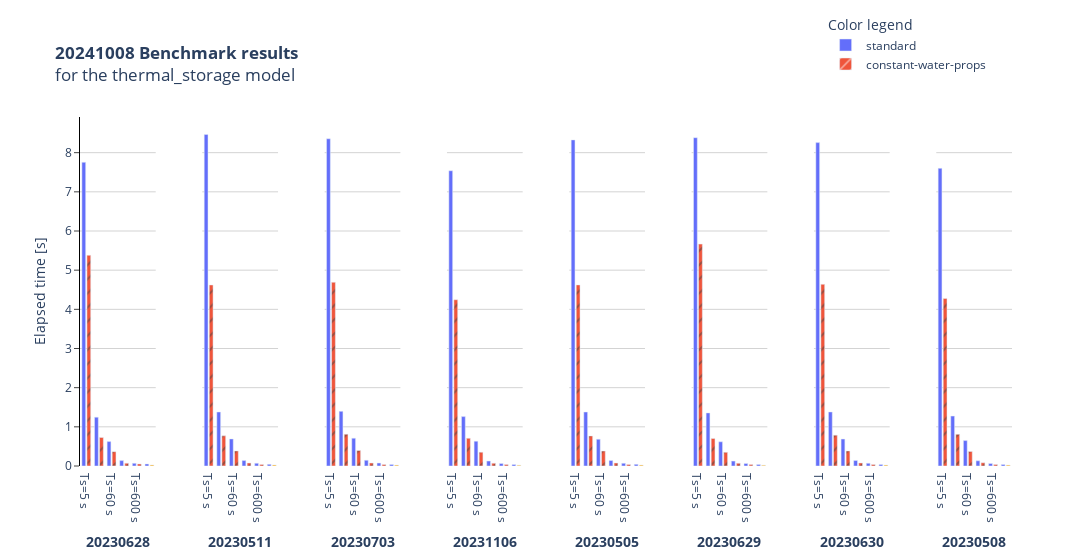
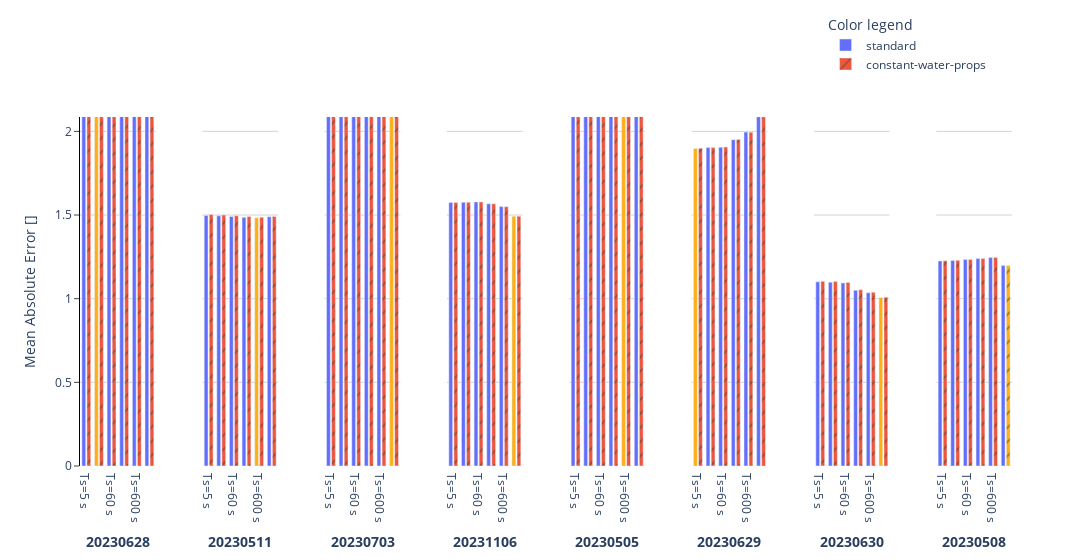
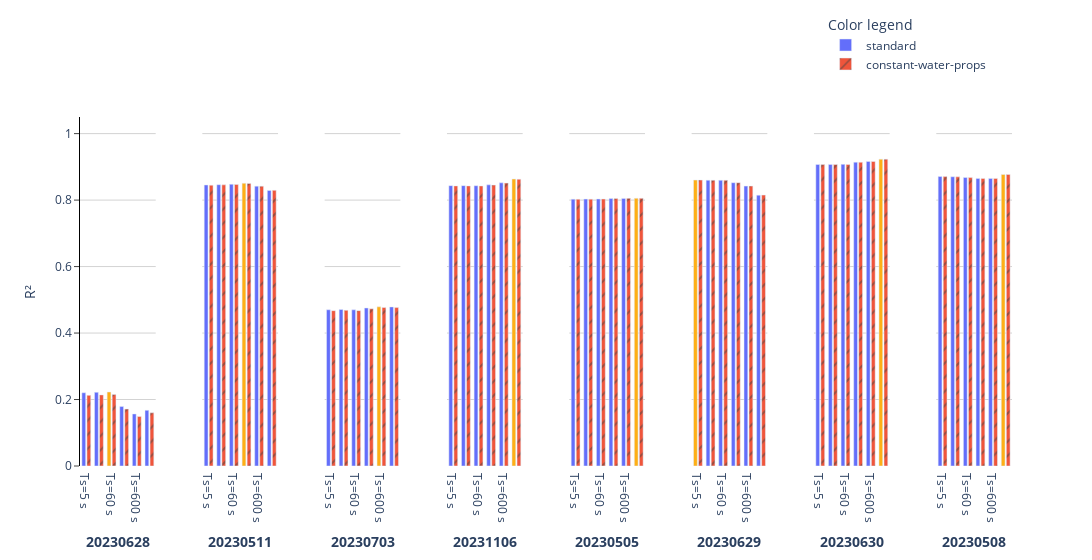

Here is the notebook cell these charts were saved with, in order:
### Code cell
# Load result
stats = import_benchmark_results(results_path=results_path, model_id=model_id, eval_date_str=eval_date_str)

figs = visualize_benchmark(stats, title = f"<b>{eval_date_str} Benchmark results</b><br>for the {model_id} model</br>", output_unit="ºC", y_vars_config=y_vars_config)
[fig.show() for fig in figs]

### Figure 1 — Plotly figure (JSON) as saved in the notebook; plotly's stock layout.template omitted (floating-point values rounded to 4 significant figures)
{"data": [{"alignmentgroup": "True", "hovertemplate": "color=standard<br>facet_col=20231106<br>x=%{x}<br>y=%{y}<extra></extra>", "legendgroup": "standard", "marker": {"color": "#636efa", "pattern": {"shape": ""}}, "name": "standard", "offsetgroup": "standard", "orientation": "v", "showlegend": true, "textposition": "auto", "type": "bar", "width": 0.3, "x": ["Ts=5 s", "Ts=30 s", "Ts=60 s", "Ts=300 s", "Ts=600 s", "Ts=1000 s"], "xaxis": "x", "y": [7.754, 1.247, 0.6232, 0.1374, 0.06722, 0.05245], "yaxis": "y"}, {"alignmentgroup": "True", "hovertemplate": "color=standard<br>facet_col=20230630<br>x=%{x}<br>y=%{y}<extra></extra>", "legendgroup": "standard", "marker": {"color": "#636efa", "pattern": {"shape": ""}}, "name": "standard", "offsetgroup": "standard", "orientation": "v", "showlegend": false, "textposition": "auto", "type": "bar", "width": 0.3, "x": ["Ts=5 s", "Ts=30 s", "Ts=60 s", "Ts=300 s", "Ts=600 s", "Ts=1000 s"], "xaxis": "x2", "y": [8.465, 1.378, 0.6917, 0.1388, 0.07002, 0.04191], "yaxis": "y2"}, {"alignmentgroup": "True", "hovertemplate": "color=standard<br>facet_col=20230703<br>x=%{x}<br>y=%{y}<extra></extra>", "legendgroup": "standard", "marker": {"color": "#636efa", "pattern": {"shape": ""}}, "name": "standard", "offsetgroup": "standard", "orientation": "v", "showlegend": false, "textposition": "auto", "type": "bar", "width": 0.3, "x": ["Ts=5 s", "Ts=30 s", "Ts=60 s", "Ts=300 s", "Ts=600 s", "Ts=1000 s"], "xaxis": "x3", "y": [8.355, 1.395, 0.7098, 0.1464, 0.07523, 0.04088], "yaxis": "y3"}, {"alignmentgroup": "True", "hovertemplate": "color=standard<br>facet_col=20230508<br>x=%{x}<br>y=%{y}<extra></extra>", "legendgroup": "standard", "marker": {"color": "#636efa", "pattern": {"shape": ""}}, "name": "standard", "offsetgroup": "standard", "orientation": "v", "showlegend": false, "textposition": "auto", "type": "bar", "width": 0.3, "x": ["Ts=5 s", "Ts=30 s", "Ts=60 s", "Ts=300 s", "Ts=600 s", "Ts=1000 s"], "xaxis": "x4", "y": [7.539, 1.261, 0.6339, 0.1262, 0.06339, 0.03804], "yaxis": "y4"}, {"alignmentgroup": "True", "hovertemplate": "color=standard<br>facet_col=20230628<br>x=%{x}<br>y=%{y}<extra></extra>", "legendgroup": "standard", "marker": {"color": "#636efa", "pattern": {"shape": ""}}, "name": "standard", "offsetgroup": "standard", "orientation": "v", "showlegend": false, "textposition": "auto", "type": "bar", "width": 0.3, "x": ["Ts=5 s", "Ts=30 s", "Ts=60 s", "Ts=300 s", "Ts=600 s", "Ts=1000 s"], "xaxis": "x5", "y": [8.326, 1.379, 0.6841, 0.1395, 0.06841, 0.04189], "yaxis": "y5"}, {"alignmentgroup": "True", "hovertemplate": "color=standard<br>facet_col=20230511<br>x=%{x}<br>y=%{y}<extra></extra>", "legendgroup": "standard", "marker": {"color": "#636efa", "pattern": {"shape": ""}}, "name": "standard", "offsetgroup": "standard", "orientation": "v", "showlegend": false, "textposition": "auto", "type": "bar", "width": 0.3, "x": ["Ts=5 s", "Ts=30 s", "Ts=60 s", "Ts=300 s", "Ts=600 s", "Ts=1000 s"], "xaxis": "x6", "y": [8.383, 1.356, 0.6181, 0.1252, 0.06294, 0.03693], "yaxis": "y6"}, {"alignmentgroup": "True", "hovertemplate": "color=standard<br>facet_col=20230629<br>x=%{x}<br>y=%{y}<extra></extra>", "legendgroup": "standard", "marker": {"color": "#636efa", "pattern": {"shape": ""}}, "name": "standard", "offsetgroup": "standard", "orientation": "v", "showlegend": false, "textposition": "auto", "type": "bar", "width": 0.3, "x": ["Ts=5 s", "Ts=30 s", "Ts=60 s", "Ts=300 s", "Ts=600 s", "Ts=1000 s"], "xaxis": "x7", "y": [8.257, 1.38, 0.6875, 0.1389, 0.06942, 0.04081], "yaxis": "y7"}, {"alignmentgroup": "True", "hovertemplate": "color=standard<br>facet_col=20230505<br>x=%{x}<br>y=%{y}<extra></extra>", "legendgroup": "standard", "marker": {"color": "#636efa", "pattern": {"shape": ""}}, "name": "standard", "offsetgroup": "standard", "orientation": "v", "showlegend": false, "textposition": "auto", "type": "bar", "width": 0.3, "x": ["Ts=5 s", "Ts=30 s", "Ts=60 s", "Ts=300 s", "Ts=600 s", "Ts=1000 s"], "xaxis": "x8", "y": [7.6, 1.275, 0.649, 0.1327, 0.06419, 0.03791], "yaxis": "y8"}, {"alignmentgroup": "True", "hovertemplate": "color=constant-water-props<br>facet_col=20231106<br>x=%{x}<br>y=%{y}<extra></extra>", "legendgroup": "constant-water-props", "marker": {"color": ["#EF553B", "#EF553B", "#EF553B", "#EF553B", "#EF553B", "#FEAF16"], "pattern": {"shape": "/"}}, "name": "constant-water-props", "offsetgroup": "constant-water-props", "orientation": "v", "showlegend": true, "textposition": "auto", "type": "bar", "width": 0.3, "x": ["Ts=5 s", "Ts=30 s", "Ts=60 s", "Ts=300 s", "Ts=600 s", "Ts=1000 s"], "xaxis": "x", "y": [5.38, 0.7277, 0.3667, 0.07264, 0.05355, 0.02801], "yaxis": "y"}, {"alignmentgroup": "True", "hovertemplate": "color=constant-water-props<br>facet_col=20230630<br>x=%{x}<br>y=%{y}<extra></extra>", "legendgroup": "constant-water-props", "marker": {"color": ["#EF553B", "#EF553B", "#EF553B", "#EF553B", "#EF553B", "#FEAF16"], "pattern": {"shape": "/"}}, "name": "constant-water-props", "offsetgroup": "constant-water-props", "orientation": "v", "showlegend": false, "textposition": "auto", "type": "bar", "width": 0.3, "x": ["Ts=5 s", "Ts=30 s", "Ts=60 s", "Ts=300 s", "Ts=600 s", "Ts=1000 s"], "xaxis": "x2", "y": [4.622, 0.7704, 0.3846, 0.07807, 0.04024, 0.02834], "yaxis": "y2"}, {"alignmentgroup": "True", "hovertemplate": "color=constant-water-props<br>facet_col=20230703<br>x=%{x}<br>y=%{y}<extra></extra>", "legendgroup": "constant-water-props", "marker": {"color": ["#EF553B", "#EF553B", "#EF553B", "#EF553B", "#EF553B", "#FEAF16"], "pattern": {"shape": "/"}}, "name": "constant-water-props", "offsetgroup": "constant-water-props", "orientation": "v", "showlegend": false, "textposition": "auto", "type": "bar", "width": 0.3, "x": ["Ts=5 s", "Ts=30 s", "Ts=60 s", "Ts=300 s", "Ts=600 s", "Ts=1000 s"], "xaxis": "x3", "y": [4.691, 0.8123, 0.395, 0.07812, 0.03932, 0.02361], "yaxis": "y3"}, {"alignmentgroup": "True", "hovertemplate": "color=constant-water-props<br>facet_col=20230508<br>x=%{x}<br>y=%{y}<extra></extra>", "legendgroup": "constant-water-props", "marker": {"color": ["#EF553B", "#EF553B", "#EF553B", "#EF553B", "#EF553B", "#FEAF16"], "pattern": {"shape": "/"}}, "name": "constant-water-props", "offsetgroup": "constant-water-props", "orientation": "v", "showlegend": false, "textposition": "auto", "type": "bar", "width": 0.3, "x": ["Ts=5 s", "Ts=30 s", "Ts=60 s", "Ts=300 s", "Ts=600 s", "Ts=1000 s"], "xaxis": "x4", "y": [4.245, 0.708, 0.3528, 0.07184, 0.03585, 0.02198], "yaxis": "y4"}, {"alignmentgroup": "True", "hovertemplate": "color=constant-water-props<br>facet_col=20230628<br>x=%{x}<br>y=%{y}<extra></extra>", "legendgroup": "constant-water-props", "marker": {"color": ["#EF553B", "#EF553B", "#EF553B", "#EF553B", "#EF553B", "#FEAF16"], "pattern": {"shape": "/"}}, "name": "constant-water-props", "offsetgroup": "constant-water-props", "orientation": "v", "showlegend": false, "textposition": "auto", "type": "bar", "width": 0.3, "x": ["Ts=5 s", "Ts=30 s", "Ts=60 s", "Ts=300 s", "Ts=600 s", "Ts=1000 s"], "xaxis": "x5", "y": [4.624, 0.7676, 0.3824, 0.07792, 0.0402, 0.02418], "yaxis": "y5"}, {"alignmentgroup": "True", "hovertemplate": "color=constant-water-props<br>facet_col=20230511<br>x=%{x}<br>y=%{y}<extra></extra>", "legendgroup": "constant-water-props", "marker": {"color": ["#EF553B", "#EF553B", "#EF553B", "#EF553B", "#EF553B", "#FEAF16"], "pattern": {"shape": "/"}}, "name": "constant-water-props", "offsetgroup": "constant-water-props", "orientation": "v", "showlegend": false, "textposition": "auto", "type": "bar", "width": 0.3, "x": ["Ts=5 s", "Ts=30 s", "Ts=60 s", "Ts=300 s", "Ts=600 s", "Ts=1000 s"], "xaxis": "x6", "y": [5.666, 0.7031, 0.3492, 0.07182, 0.03512, 0.02148], "yaxis": "y6"}, {"alignmentgroup": "True", "hovertemplate": "color=constant-water-props<br>facet_col=20230629<br>x=%{x}<br>y=%{y}<extra></extra>", "legendgroup": "constant-water-props", "marker": {"color": ["#EF553B", "#EF553B", "#EF553B", "#EF553B", "#EF553B", "#FEAF16"], "pattern": {"shape": "/"}}, "name": "constant-water-props", "offsetgroup": "constant-water-props", "orientation": "v", "showlegend": false, "textposition": "auto", "type": "bar", "width": 0.3, "x": ["Ts=5 s", "Ts=30 s", "Ts=60 s", "Ts=300 s", "Ts=600 s", "Ts=1000 s"], "xaxis": "x7", "y": [4.639, 0.7877, 0.3842, 0.07869, 0.03964, 0.02376], "yaxis": "y7"}, {"alignmentgroup": "True", "hovertemplate": "color=constant-water-props<br>facet_col=20230505<br>x=%{x}<br>y=%{y}<extra></extra>", "legendgroup": "constant-water-props", "marker": {"color": ["#EF553B", "#EF553B", "#EF553B", "#EF553B", "#EF553B", "#FEAF16"], "pattern": {"shape": "/"}}, "name": "constant-water-props", "offsetgroup": "constant-water-props", "orientation": "v", "showlegend": false, "textposition": "auto", "type": "bar", "width": 0.3, "x": ["Ts=5 s", "Ts=30 s", "Ts=60 s", "Ts=300 s", "Ts=600 s", "Ts=1000 s"], "xaxis": "x8", "y": [4.278, 0.8087, 0.3694, 0.08366, 0.03608, 0.02257], "yaxis": "y8"}], "layout": {"annotations": [{"font": {}, "showarrow": false, "text": "", "x": 0.05375, "xanchor": "center", "xref": "paper", "y": 1, "yanchor": "bottom", "yref": "paper"}, {"font": {}, "showarrow": false, "text": "", "x": 0.1812, "xanchor": "center", "xref": "paper", "y": 1, "yanchor": "bottom", "yref": "paper"}, {"font": {}, "showarrow": false, "text": "", "x": 0.3087, "xanchor": "center", "xref": "paper", "y": 1, "yanchor": "bottom", "yref": "paper"}, {"font": {}, "showarrow": false, "text": "", "x": 0.4363, "xanchor": "center", "xref": "paper", "y": 1, "yanchor": "bottom", "yref": "paper"}, {"font": {}, "showarrow": false, "text": "", "x": 0.5637, "xanchor": "center", "xref": "paper", "y": 1, "yanchor": "bottom", "yref": "paper"}, {"font": {}, "showarrow": false, "text": "", "x": 0.6912, "xanchor": "center", "xref": "paper", "y": 1, "yanchor": "bottom", "yref": "paper"}, {"font": {}, "showarrow": false, "text": "", "x": 0.8188, "xanchor": "center", "xref": "paper", "y": 1, "yanchor": "bottom", "yref": "paper"}, {"font": {}, "showarrow": false, "text": "", "x": 0.9463, "xanchor": "center", "xref": "paper", "y": 1, "yanchor": "bottom", "yref": "paper"}], "barmode": "group", "legend": {"title": {"text": "Color legend"}, "tracegroupgap": 0, "x": 0.8, "y": 1.3}, "margin": {"t": 60}, "plot_bgcolor": "rgba(0,0,0,0)", "title": {"text": "<b>20241008 Benchmark results</b><br>for the thermal_storage model</br>"}, "width": 2400, "xaxis": {"anchor": "y", "domain": [0, 0.08125], "title": {"text": "<b>20230628</b>"}}, "xaxis2": {"anchor": "y2", "domain": [0.1312, 0.2125], "matches": "x", "title": {"text": "<b>20230511</b>"}}, "xaxis3": {"anchor": "y3", "domain": [0.2625, 0.3437], "matches": "x", "title": {"text": "<b>20230703</b>"}}, "xaxis4": {"anchor": "y4", "domain": [0.3937, 0.475], "matches": "x", "title": {"text": "<b>20231106</b>"}}, "xaxis5": {"anchor": "y5", "domain": [0.525, 0.6062], "matches": "x", "title": {"text": "<b>20230505</b>"}}, "xaxis6": {"anchor": "y6", "domain": [0.6562, 0.7375], "matches": "x", "title": {"text": "<b>20230629</b>"}}, "xaxis7": {"anchor": "y7", "domain": [0.7875, 0.8687], "matches": "x", "title": {"text": "<b>20230630</b>"}}, "xaxis8": {"anchor": "y8", "domain": [0.9187, 1.0], "matches": "x", "title": {"text": "<b>20230508</b>"}}, "yaxis": {"anchor": "x", "domain": [0, 1], "gridcolor": "lightgray", "linecolor": "black", "showgrid": true, "ticks": "outside", "title": {"text": "Elapsed time [s]"}}, "yaxis2": {"anchor": "x2", "domain": [0, 1], "gridcolor": "lightgray", "matches": "y", "showgrid": true, "showticklabels": false}, "yaxis3": {"anchor": "x3", "domain": [0, 1], "gridcolor": "lightgray", "matches": "y", "showgrid": true, "showticklabels": false}, "yaxis4": {"anchor": "x4", "domain": [0, 1], "gridcolor": "lightgray", "matches": "y", "showgrid": true, "showticklabels": false}, "yaxis5": {"anchor": "x5", "domain": [0, 1], "gridcolor": "lightgray", "matches": "y", "showgrid": true, "showticklabels": false}, "yaxis6": {"anchor": "x6", "domain": [0, 1], "gridcolor": "lightgray", "matches": "y", "showgrid": true, "showticklabels": false}, "yaxis7": {"anchor": "x7", "domain": [0, 1], "gridcolor": "lightgray", "matches": "y", "showgrid": true, "showticklabels": false}, "yaxis8": {"anchor": "x8", "domain": [0, 1], "gridcolor": "lightgray", "matches": "y", "showgrid": true, "showticklabels": false}}}

### Figure 2 — Plotly figure (JSON) as saved in the notebook; plotly's stock layout.template omitted (floating-point values rounded to 4 significant figures)
{"data": [{"alignmentgroup": "True", "hovertemplate": "color=standard<br>facet_col=20231106<br>x=%{x}<br>y=%{y}<extra></extra>", "legendgroup": "standard", "marker": {"color": ["#636efa", "#FEAF16", "#636efa", "#636efa", "#636efa", "#636efa"], "pattern": {"shape": ""}}, "name": "standard", "offsetgroup": "standard", "orientation": "v", "showlegend": true, "textposition": "auto", "type": "bar", "width": 0.3, "x": ["Ts=5 s", "Ts=30 s", "Ts=60 s", "Ts=300 s", "Ts=600 s", "Ts=1000 s"], "xaxis": "x", "y": [6.466, 6.465, 6.465, 6.645, 6.719, 6.688], "yaxis": "y"}, {"alignmentgroup": "True", "hovertemplate": "color=standard<br>facet_col=20230630<br>x=%{x}<br>y=%{y}<extra></extra>", "legendgroup": "standard", "marker": {"color": ["#636efa", "#636efa", "#636efa", "#636efa", "#FEAF16", "#636efa"], "pattern": {"shape": ""}}, "name": "standard", "offsetgroup": "standard", "orientation": "v", "showlegend": false, "textposition": "auto", "type": "bar", "width": 0.3, "x": ["Ts=5 s", "Ts=30 s", "Ts=60 s", "Ts=300 s", "Ts=600 s", "Ts=1000 s"], "xaxis": "x2", "y": [1.498, 1.495, 1.491, 1.486, 1.483, 1.489], "yaxis": "y2"}, {"alignmentgroup": "True", "hovertemplate": "color=standard<br>facet_col=20230703<br>x=%{x}<br>y=%{y}<extra></extra>", "legendgroup": "standard", "marker": {"color": ["#636efa", "#636efa", "#636efa", "#636efa", "#636efa", "#FEAF16"], "pattern": {"shape": ""}}, "name": "standard", "offsetgroup": "standard", "orientation": "v", "showlegend": false, "textposition": "auto", "type": "bar", "width": 0.3, "x": ["Ts=5 s", "Ts=30 s", "Ts=60 s", "Ts=300 s", "Ts=600 s", "Ts=1000 s"], "xaxis": "x3", "y": [3.021, 3.02, 3.021, 2.998, 2.993, 2.989], "yaxis": "y3"}, {"alignmentgroup": "True", "hovertemplate": "color=standard<br>facet_col=20230508<br>x=%{x}<br>y=%{y}<extra></extra>", "legendgroup": "standard", "marker": {"color": ["#636efa", "#636efa", "#636efa", "#636efa", "#636efa", "#FEAF16"], "pattern": {"shape": ""}}, "name": "standard", "offsetgroup": "standard", "orientation": "v", "showlegend": false, "textposition": "auto", "type": "bar", "width": 0.3, "x": ["Ts=5 s", "Ts=30 s", "Ts=60 s", "Ts=300 s", "Ts=600 s", "Ts=1000 s"], "xaxis": "x4", "y": [1.575, 1.576, 1.578, 1.567, 1.55, 1.492], "yaxis": "y4"}, {"alignmentgroup": "True", "hovertemplate": "color=standard<br>facet_col=20230628<br>x=%{x}<br>y=%{y}<extra></extra>", "legendgroup": "standard", "marker": {"color": ["#636efa", "#636efa", "#636efa", "#636efa", "#FEAF16", "#636efa"], "pattern": {"shape": ""}}, "name": "standard", "offsetgroup": "standard", "orientation": "v", "showlegend": false, "textposition": "auto", "type": "bar", "width": 0.3, "x": ["Ts=5 s", "Ts=30 s", "Ts=60 s", "Ts=300 s", "Ts=600 s", "Ts=1000 s"], "xaxis": "x5", "y": [2.105, 2.104, 2.101, 2.091, 2.088, 2.125], "yaxis": "y5"}, {"alignmentgroup": "True", "hovertemplate": "color=standard<br>facet_col=20230511<br>x=%{x}<br>y=%{y}<extra></extra>", "legendgroup": "standard", "marker": {"color": ["#FEAF16", "#636efa", "#636efa", "#636efa", "#636efa", "#636efa"], "pattern": {"shape": ""}}, "name": "standard", "offsetgroup": "standard", "orientation": "v", "showlegend": false, "textposition": "auto", "type": "bar", "width": 0.3, "x": ["Ts=5 s", "Ts=30 s", "Ts=60 s", "Ts=300 s", "Ts=600 s", "Ts=1000 s"], "xaxis": "x6", "y": [1.898, 1.903, 1.906, 1.95, 1.995, 2.088], "yaxis": "y6"}, {"alignmentgroup": "True", "hovertemplate": "color=standard<br>facet_col=20230629<br>x=%{x}<br>y=%{y}<extra></extra>", "legendgroup": "standard", "marker": {"color": ["#636efa", "#636efa", "#636efa", "#636efa", "#636efa", "#FEAF16"], "pattern": {"shape": ""}}, "name": "standard", "offsetgroup": "standard", "orientation": "v", "showlegend": false, "textposition": "auto", "type": "bar", "width": 0.3, "x": ["Ts=5 s", "Ts=30 s", "Ts=60 s", "Ts=300 s", "Ts=600 s", "Ts=1000 s"], "xaxis": "x7", "y": [1.101, 1.098, 1.094, 1.05, 1.036, 1.007], "yaxis": "y7"}, {"alignmentgroup": "True", "hovertemplate": "color=standard<br>facet_col=20230505<br>x=%{x}<br>y=%{y}<extra></extra>", "legendgroup": "standard", "marker": {"color": "#636efa", "pattern": {"shape": ""}}, "name": "standard", "offsetgroup": "standard", "orientation": "v", "showlegend": false, "textposition": "auto", "type": "bar", "width": 0.3, "x": ["Ts=5 s", "Ts=30 s", "Ts=60 s", "Ts=300 s", "Ts=600 s", "Ts=1000 s"], "xaxis": "x8", "y": [1.226, 1.228, 1.234, 1.24, 1.245, 1.198], "yaxis": "y8"}, {"alignmentgroup": "True", "hovertemplate": "color=constant-water-props<br>facet_col=20231106<br>x=%{x}<br>y=%{y}<extra></extra>", "legendgroup": "constant-water-props", "marker": {"color": "#EF553B", "pattern": {"shape": "/"}}, "name": "constant-water-props", "offsetgroup": "constant-water-props", "orientation": "v", "showlegend": true, "textposition": "auto", "type": "bar", "width": 0.3, "x": ["Ts=5 s", "Ts=30 s", "Ts=60 s", "Ts=300 s", "Ts=600 s", "Ts=1000 s"], "xaxis": "x", "y": [6.501, 6.5, 6.5, 6.68, 6.753, 6.721], "yaxis": "y"}, {"alignmentgroup": "True", "hovertemplate": "color=constant-water-props<br>facet_col=20230630<br>x=%{x}<br>y=%{y}<extra></extra>", "legendgroup": "constant-water-props", "marker": {"color": "#EF553B", "pattern": {"shape": "/"}}, "name": "constant-water-props", "offsetgroup": "constant-water-props", "orientation": "v", "showlegend": false, "textposition": "auto", "type": "bar", "width": 0.3, "x": ["Ts=5 s", "Ts=30 s", "Ts=60 s", "Ts=300 s", "Ts=600 s", "Ts=1000 s"], "xaxis": "x2", "y": [1.503, 1.5, 1.496, 1.491, 1.486, 1.491], "yaxis": "y2"}, {"alignmentgroup": "True", "hovertemplate": "color=constant-water-props<br>facet_col=20230703<br>x=%{x}<br>y=%{y}<extra></extra>", "legendgroup": "constant-water-props", "marker": {"color": "#EF553B", "pattern": {"shape": "/"}}, "name": "constant-water-props", "offsetgroup": "constant-water-props", "orientation": "v", "showlegend": false, "textposition": "auto", "type": "bar", "width": 0.3, "x": ["Ts=5 s", "Ts=30 s", "Ts=60 s", "Ts=300 s", "Ts=600 s", "Ts=1000 s"], "xaxis": "x3", "y": [3.029, 3.028, 3.028, 3.005, 3.0, 2.998], "yaxis": "y3"}, {"alignmentgroup": "True", "hovertemplate": "color=constant-water-props<br>facet_col=20230508<br>x=%{x}<br>y=%{y}<extra></extra>", "legendgroup": "constant-water-props", "marker": {"color": "#EF553B", "pattern": {"shape": "/"}}, "name": "constant-water-props", "offsetgroup": "constant-water-props", "orientation": "v", "showlegend": false, "textposition": "auto", "type": "bar", "width": 0.3, "x": ["Ts=5 s", "Ts=30 s", "Ts=60 s", "Ts=300 s", "Ts=600 s", "Ts=1000 s"], "xaxis": "x4", "y": [1.575, 1.576, 1.578, 1.567, 1.55, 1.492], "yaxis": "y4"}, {"alignmentgroup": "True", "hovertemplate": "color=constant-water-props<br>facet_col=20230628<br>x=%{x}<br>y=%{y}<extra></extra>", "legendgroup": "constant-water-props", "marker": {"color": "#EF553B", "pattern": {"shape": "/"}}, "name": "constant-water-props", "offsetgroup": "constant-water-props", "orientation": "v", "showlegend": false, "textposition": "auto", "type": "bar", "width": 0.3, "x": ["Ts=5 s", "Ts=30 s", "Ts=60 s", "Ts=300 s", "Ts=600 s", "Ts=1000 s"], "xaxis": "x5", "y": [2.107, 2.105, 2.102, 2.092, 2.088, 2.126], "yaxis": "y5"}, {"alignmentgroup": "True", "hovertemplate": "color=constant-water-props<br>facet_col=20230511<br>x=%{x}<br>y=%{y}<extra></extra>", "legendgroup": "constant-water-props", "marker": {"color": "#EF553B", "pattern": {"shape": "/"}}, "name": "constant-water-props", "offsetgroup": "constant-water-props", "orientation": "v", "showlegend": false, "textposition": "auto", "type": "bar", "width": 0.3, "x": ["Ts=5 s", "Ts=30 s", "Ts=60 s", "Ts=300 s", "Ts=600 s", "Ts=1000 s"], "xaxis": "x6", "y": [1.899, 1.903, 1.906, 1.951, 1.995, 2.087], "yaxis": "y6"}, {"alignmentgroup": "True", "hovertemplate": "color=constant-water-props<br>facet_col=20230629<br>x=%{x}<br>y=%{y}<extra></extra>", "legendgroup": "constant-water-props", "marker": {"color": "#EF553B", "pattern": {"shape": "/"}}, "name": "constant-water-props", "offsetgroup": "constant-water-props", "orientation": "v", "showlegend": false, "textposition": "auto", "type": "bar", "width": 0.3, "x": ["Ts=5 s", "Ts=30 s", "Ts=60 s", "Ts=300 s", "Ts=600 s", "Ts=1000 s"], "xaxis": "x7", "y": [1.104, 1.102, 1.097, 1.054, 1.038, 1.009], "yaxis": "y7"}, {"alignmentgroup": "True", "hovertemplate": "color=constant-water-props<br>facet_col=20230505<br>x=%{x}<br>y=%{y}<extra></extra>", "legendgroup": "constant-water-props", "marker": {"color": ["#EF553B", "#EF553B", "#EF553B", "#EF553B", "#EF553B", "#FEAF16"], "pattern": {"shape": "/"}}, "name": "constant-water-props", "offsetgroup": "constant-water-props", "orientation": "v", "showlegend": false, "textposition": "auto", "type": "bar", "width": 0.3, "x": ["Ts=5 s", "Ts=30 s", "Ts=60 s", "Ts=300 s", "Ts=600 s", "Ts=1000 s"], "xaxis": "x8", "y": [1.227, 1.229, 1.235, 1.241, 1.246, 1.198], "yaxis": "y8"}], "layout": {"annotations": [{"font": {}, "showarrow": false, "text": "", "x": 0.05375, "xanchor": "center", "xref": "paper", "y": 1, "yanchor": "bottom", "yref": "paper"}, {"font": {}, "showarrow": false, "text": "", "x": 0.1812, "xanchor": "center", "xref": "paper", "y": 1, "yanchor": "bottom", "yref": "paper"}, {"font": {}, "showarrow": false, "text": "", "x": 0.3087, "xanchor": "center", "xref": "paper", "y": 1, "yanchor": "bottom", "yref": "paper"}, {"font": {}, "showarrow": false, "text": "", "x": 0.4363, "xanchor": "center", "xref": "paper", "y": 1, "yanchor": "bottom", "yref": "paper"}, {"font": {}, "showarrow": false, "text": "", "x": 0.5637, "xanchor": "center", "xref": "paper", "y": 1, "yanchor": "bottom", "yref": "paper"}, {"font": {}, "showarrow": false, "text": "", "x": 0.6912, "xanchor": "center", "xref": "paper", "y": 1, "yanchor": "bottom", "yref": "paper"}, {"font": {}, "showarrow": false, "text": "", "x": 0.8188, "xanchor": "center", "xref": "paper", "y": 1, "yanchor": "bottom", "yref": "paper"}, {"font": {}, "showarrow": false, "text": "", "x": 0.9463, "xanchor": "center", "xref": "paper", "y": 1, "yanchor": "bottom", "yref": "paper"}], "barmode": "group", "legend": {"title": {"text": "Color legend"}, "tracegroupgap": 0, "x": 0.8, "y": 1.3}, "margin": {"t": 60}, "plot_bgcolor": "rgba(0,0,0,0)", "width": 2400, "xaxis": {"anchor": "y", "domain": [0, 0.08125], "title": {"text": "<b>20230628</b>"}}, "xaxis2": {"anchor": "y2", "domain": [0.1312, 0.2125], "matches": "x", "title": {"text": "<b>20230511</b>"}}, "xaxis3": {"anchor": "y3", "domain": [0.2625, 0.3437], "matches": "x", "title": {"text": "<b>20230703</b>"}}, "xaxis4": {"anchor": "y4", "domain": [0.3937, 0.475], "matches": "x", "title": {"text": "<b>20231106</b>"}}, "xaxis5": {"anchor": "y5", "domain": [0.525, 0.6062], "matches": "x", "title": {"text": "<b>20230505</b>"}}, "xaxis6": {"anchor": "y6", "domain": [0.6562, 0.7375], "matches": "x", "title": {"text": "<b>20230629</b>"}}, "xaxis7": {"anchor": "y7", "domain": [0.7875, 0.8687], "matches": "x", "title": {"text": "<b>20230630</b>"}}, "xaxis8": {"anchor": "y8", "domain": [0.9187, 1.0], "matches": "x", "title": {"text": "<b>20230508</b>"}}, "yaxis": {"anchor": "x", "domain": [0, 1], "gridcolor": "lightgray", "linecolor": "black", "range": [0, 2.086], "showgrid": true, "ticks": "outside", "title": {"text": "Mean Absolute Error []"}}, "yaxis2": {"anchor": "x2", "domain": [0, 1], "gridcolor": "lightgray", "matches": "y", "range": [0, 2.086], "showgrid": true, "showticklabels": false}, "yaxis3": {"anchor": "x3", "domain": [0, 1], "gridcolor": "lightgray", "matches": "y", "range": [0, 2.086], "showgrid": true, "showticklabels": false}, "yaxis4": {"anchor": "x4", "domain": [0, 1], "gridcolor": "lightgray", "matches": "y", "range": [0, 2.086], "showgrid": true, "showticklabels": false}, "yaxis5": {"anchor": "x5", "domain": [0, 1], "gridcolor": "lightgray", "matches": "y", "range": [0, 2.086], "showgrid": true, "showticklabels": false}, "yaxis6": {"anchor": "x6", "domain": [0, 1], "gridcolor": "lightgray", "matches": "y", "range": [0, 2.086], "showgrid": true, "showticklabels": false}, "yaxis7": {"anchor": "x7", "domain": [0, 1], "gridcolor": "lightgray", "matches": "y", "range": [0, 2.086], "showgrid": true, "showticklabels": false}, "yaxis8": {"anchor": "x8", "domain": [0, 1], "gridcolor": "lightgray", "matches": "y", "range": [0, 2.086], "showgrid": true, "showticklabels": false}}}

### Figure 3 — Plotly figure (JSON) as saved in the notebook; plotly's stock layout.template omitted (floating-point values rounded to 4 significant figures)
{"data": [{"alignmentgroup": "True", "hovertemplate": "color=standard<br>facet_col=20231106<br>x=%{x}<br>y=%{y}<extra></extra>", "legendgroup": "standard", "marker": {"color": ["#636efa", "#636efa", "#FEAF16", "#636efa", "#636efa", "#636efa"], "pattern": {"shape": ""}}, "name": "standard", "offsetgroup": "standard", "orientation": "v", "showlegend": true, "textposition": "auto", "type": "bar", "width": 0.3, "x": ["Ts=5 s", "Ts=30 s", "Ts=60 s", "Ts=300 s", "Ts=600 s", "Ts=1000 s"], "xaxis": "x", "y": [0.2203, 0.2216, 0.2226, 0.1789, 0.1566, 0.1674], "yaxis": "y"}, {"alignmentgroup": "True", "hovertemplate": "color=standard<br>facet_col=20230630<br>x=%{x}<br>y=%{y}<extra></extra>", "legendgroup": "standard", "marker": {"color": ["#636efa", "#636efa", "#636efa", "#FEAF16", "#636efa", "#636efa"], "pattern": {"shape": ""}}, "name": "standard", "offsetgroup": "standard", "orientation": "v", "showlegend": false, "textposition": "auto", "type": "bar", "width": 0.3, "x": ["Ts=5 s", "Ts=30 s", "Ts=60 s", "Ts=300 s", "Ts=600 s", "Ts=1000 s"], "xaxis": "x2", "y": [0.8455, 0.8463, 0.8477, 0.8506, 0.842, 0.8289], "yaxis": "y2"}, {"alignmentgroup": "True", "hovertemplate": "color=standard<br>facet_col=20230703<br>x=%{x}<br>y=%{y}<extra></extra>", "legendgroup": "standard", "marker": {"color": ["#636efa", "#636efa", "#636efa", "#636efa", "#FEAF16", "#636efa"], "pattern": {"shape": ""}}, "name": "standard", "offsetgroup": "standard", "orientation": "v", "showlegend": false, "textposition": "auto", "type": "bar", "width": 0.3, "x": ["Ts=5 s", "Ts=30 s", "Ts=60 s", "Ts=300 s", "Ts=600 s", "Ts=1000 s"], "xaxis": "x3", "y": [0.47, 0.4709, 0.4699, 0.4754, 0.4789, 0.4786], "yaxis": "y3"}, {"alignmentgroup": "True", "hovertemplate": "color=standard<br>facet_col=20230508<br>x=%{x}<br>y=%{y}<extra></extra>", "legendgroup": "standard", "marker": {"color": ["#636efa", "#636efa", "#636efa", "#636efa", "#636efa", "#FEAF16"], "pattern": {"shape": ""}}, "name": "standard", "offsetgroup": "standard", "orientation": "v", "showlegend": false, "textposition": "auto", "type": "bar", "width": 0.3, "x": ["Ts=5 s", "Ts=30 s", "Ts=60 s", "Ts=300 s", "Ts=600 s", "Ts=1000 s"], "xaxis": "x4", "y": [0.8435, 0.8435, 0.8433, 0.8458, 0.8519, 0.8634], "yaxis": "y4"}, {"alignmentgroup": "True", "hovertemplate": "color=standard<br>facet_col=20230628<br>x=%{x}<br>y=%{y}<extra></extra>", "legendgroup": "standard", "marker": {"color": ["#636efa", "#636efa", "#636efa", "#636efa", "#636efa", "#FEAF16"], "pattern": {"shape": ""}}, "name": "standard", "offsetgroup": "standard", "orientation": "v", "showlegend": false, "textposition": "auto", "type": "bar", "width": 0.3, "x": ["Ts=5 s", "Ts=30 s", "Ts=60 s", "Ts=300 s", "Ts=600 s", "Ts=1000 s"], "xaxis": "x5", "y": [0.8027, 0.803, 0.8033, 0.8047, 0.8051, 0.8055], "yaxis": "y5"}, {"alignmentgroup": "True", "hovertemplate": "color=standard<br>facet_col=20230511<br>x=%{x}<br>y=%{y}<extra></extra>", "legendgroup": "standard", "marker": {"color": ["#FEAF16", "#636efa", "#636efa", "#636efa", "#636efa", "#636efa"], "pattern": {"shape": ""}}, "name": "standard", "offsetgroup": "standard", "orientation": "v", "showlegend": false, "textposition": "auto", "type": "bar", "width": 0.3, "x": ["Ts=5 s", "Ts=30 s", "Ts=60 s", "Ts=300 s", "Ts=600 s", "Ts=1000 s"], "xaxis": "x6", "y": [0.8603, 0.8598, 0.8597, 0.8524, 0.8421, 0.8148], "yaxis": "y6"}, {"alignmentgroup": "True", "hovertemplate": "color=standard<br>facet_col=20230629<br>x=%{x}<br>y=%{y}<extra></extra>", "legendgroup": "standard", "marker": {"color": ["#636efa", "#636efa", "#636efa", "#636efa", "#636efa", "#FEAF16"], "pattern": {"shape": ""}}, "name": "standard", "offsetgroup": "standard", "orientation": "v", "showlegend": false, "textposition": "auto", "type": "bar", "width": 0.3, "x": ["Ts=5 s", "Ts=30 s", "Ts=60 s", "Ts=300 s", "Ts=600 s", "Ts=1000 s"], "xaxis": "x7", "y": [0.9071, 0.9074, 0.9076, 0.9141, 0.9163, 0.9232], "yaxis": "y7"}, {"alignmentgroup": "True", "hovertemplate": "color=standard<br>facet_col=20230505<br>x=%{x}<br>y=%{y}<extra></extra>", "legendgroup": "standard", "marker": {"color": ["#636efa", "#636efa", "#636efa", "#636efa", "#636efa", "#FEAF16"], "pattern": {"shape": ""}}, "name": "standard", "offsetgroup": "standard", "orientation": "v", "showlegend": false, "textposition": "auto", "type": "bar", "width": 0.3, "x": ["Ts=5 s", "Ts=30 s", "Ts=60 s", "Ts=300 s", "Ts=600 s", "Ts=1000 s"], "xaxis": "x8", "y": [0.8709, 0.8701, 0.868, 0.8653, 0.8653, 0.8772], "yaxis": "y8"}, {"alignmentgroup": "True", "hovertemplate": "color=constant-water-props<br>facet_col=20231106<br>x=%{x}<br>y=%{y}<extra></extra>", "legendgroup": "constant-water-props", "marker": {"color": "#EF553B", "pattern": {"shape": "/"}}, "name": "constant-water-props", "offsetgroup": "constant-water-props", "orientation": "v", "showlegend": true, "textposition": "auto", "type": "bar", "width": 0.3, "x": ["Ts=5 s", "Ts=30 s", "Ts=60 s", "Ts=300 s", "Ts=600 s", "Ts=1000 s"], "xaxis": "x", "y": [0.2125, 0.2139, 0.2149, 0.1712, 0.1489, 0.16], "yaxis": "y"}, {"alignmentgroup": "True", "hovertemplate": "color=constant-water-props<br>facet_col=20230630<br>x=%{x}<br>y=%{y}<extra></extra>", "legendgroup": "constant-water-props", "marker": {"color": "#EF553B", "pattern": {"shape": "/"}}, "name": "constant-water-props", "offsetgroup": "constant-water-props", "orientation": "v", "showlegend": false, "textposition": "auto", "type": "bar", "width": 0.3, "x": ["Ts=5 s", "Ts=30 s", "Ts=60 s", "Ts=300 s", "Ts=600 s", "Ts=1000 s"], "xaxis": "x2", "y": [0.8449, 0.8458, 0.8472, 0.8501, 0.842, 0.8294], "yaxis": "y2"}, {"alignmentgroup": "True", "hovertemplate": "color=constant-water-props<br>facet_col=20230703<br>x=%{x}<br>y=%{y}<extra></extra>", "legendgroup": "constant-water-props", "marker": {"color": "#EF553B", "pattern": {"shape": "/"}}, "name": "constant-water-props", "offsetgroup": "constant-water-props", "orientation": "v", "showlegend": false, "textposition": "auto", "type": "bar", "width": 0.3, "x": ["Ts=5 s", "Ts=30 s", "Ts=60 s", "Ts=300 s", "Ts=600 s", "Ts=1000 s"], "xaxis": "x3", "y": [0.4674, 0.4683, 0.4674, 0.4731, 0.4769, 0.4766], "yaxis": "y3"}, {"alignmentgroup": "True", "hovertemplate": "color=constant-water-props<br>facet_col=20230508<br>x=%{x}<br>y=%{y}<extra></extra>", "legendgroup": "constant-water-props", "marker": {"color": "#EF553B", "pattern": {"shape": "/"}}, "name": "constant-water-props", "offsetgroup": "constant-water-props", "orientation": "v", "showlegend": false, "textposition": "auto", "type": "bar", "width": 0.3, "x": ["Ts=5 s", "Ts=30 s", "Ts=60 s", "Ts=300 s", "Ts=600 s", "Ts=1000 s"], "xaxis": "x4", "y": [0.8428, 0.8428, 0.8426, 0.8452, 0.8512, 0.8628], "yaxis": "y4"}, {"alignmentgroup": "True", "hovertemplate": "color=constant-water-props<br>facet_col=20230628<br>x=%{x}<br>y=%{y}<extra></extra>", "legendgroup": "constant-water-props", "marker": {"color": "#EF553B", "pattern": {"shape": "/"}}, "name": "constant-water-props", "offsetgroup": "constant-water-props", "orientation": "v", "showlegend": false, "textposition": "auto", "type": "bar", "width": 0.3, "x": ["Ts=5 s", "Ts=30 s", "Ts=60 s", "Ts=300 s", "Ts=600 s", "Ts=1000 s"], "xaxis": "x5", "y": [0.8026, 0.8029, 0.8032, 0.8047, 0.8052, 0.8054], "yaxis": "y5"}, {"alignmentgroup": "True", "hovertemplate": "color=constant-water-props<br>facet_col=20230511<br>x=%{x}<br>y=%{y}<extra></extra>", "legendgroup": "constant-water-props", "marker": {"color": "#EF553B", "pattern": {"shape": "/"}}, "name": "constant-water-props", "offsetgroup": "constant-water-props", "orientation": "v", "showlegend": false, "textposition": "auto", "type": "bar", "width": 0.3, "x": ["Ts=5 s", "Ts=30 s", "Ts=60 s", "Ts=300 s", "Ts=600 s", "Ts=1000 s"], "xaxis": "x6", "y": [0.8602, 0.8597, 0.8596, 0.8523, 0.8422, 0.8151], "yaxis": "y6"}, {"alignmentgroup": "True", "hovertemplate": "color=constant-water-props<br>facet_col=20230629<br>x=%{x}<br>y=%{y}<extra></extra>", "legendgroup": "constant-water-props", "marker": {"color": "#EF553B", "pattern": {"shape": "/"}}, "name": "constant-water-props", "offsetgroup": "constant-water-props", "orientation": "v", "showlegend": false, "textposition": "auto", "type": "bar", "width": 0.3, "x": ["Ts=5 s", "Ts=30 s", "Ts=60 s", "Ts=300 s", "Ts=600 s", "Ts=1000 s"], "xaxis": "x7", "y": [0.9068, 0.907, 0.9073, 0.9139, 0.9161, 0.9231], "yaxis": "y7"}, {"alignmentgroup": "True", "hovertemplate": "color=constant-water-props<br>facet_col=20230505<br>x=%{x}<br>y=%{y}<extra></extra>", "legendgroup": "constant-water-props", "marker": {"color": "#EF553B", "pattern": {"shape": "/"}}, "name": "constant-water-props", "offsetgroup": "constant-water-props", "orientation": "v", "showlegend": false, "textposition": "auto", "type": "bar", "width": 0.3, "x": ["Ts=5 s", "Ts=30 s", "Ts=60 s", "Ts=300 s", "Ts=600 s", "Ts=1000 s"], "xaxis": "x8", "y": [0.8707, 0.87, 0.8679, 0.8651, 0.8652, 0.877], "yaxis": "y8"}], "layout": {"annotations": [{"font": {}, "showarrow": false, "text": "", "x": 0.05375, "xanchor": "center", "xref": "paper", "y": 1, "yanchor": "bottom", "yref": "paper"}, {"font": {}, "showarrow": false, "text": "", "x": 0.1812, "xanchor": "center", "xref": "paper", "y": 1, "yanchor": "bottom", "yref": "paper"}, {"font": {}, "showarrow": false, "text": "", "x": 0.3087, "xanchor": "center", "xref": "paper", "y": 1, "yanchor": "bottom", "yref": "paper"}, {"font": {}, "showarrow": false, "text": "", "x": 0.4363, "xanchor": "center", "xref": "paper", "y": 1, "yanchor": "bottom", "yref": "paper"}, {"font": {}, "showarrow": false, "text": "", "x": 0.5637, "xanchor": "center", "xref": "paper", "y": 1, "yanchor": "bottom", "yref": "paper"}, {"font": {}, "showarrow": false, "text": "", "x": 0.6912, "xanchor": "center", "xref": "paper", "y": 1, "yanchor": "bottom", "yref": "paper"}, {"font": {}, "showarrow": false, "text": "", "x": 0.8188, "xanchor": "center", "xref": "paper", "y": 1, "yanchor": "bottom", "yref": "paper"}, {"font": {}, "showarrow": false, "text": "", "x": 0.9463, "xanchor": "center", "xref": "paper", "y": 1, "yanchor": "bottom", "yref": "paper"}], "barmode": "group", "legend": {"title": {"text": "Color legend"}, "tracegroupgap": 0, "x": 0.8, "y": 1.3}, "margin": {"t": 60}, "plot_bgcolor": "rgba(0,0,0,0)", "width": 2400, "xaxis": {"anchor": "y", "domain": [0, 0.08125], "title": {"text": "<b>20230628</b>"}}, "xaxis2": {"anchor": "y2", "domain": [0.1312, 0.2125], "matches": "x", "title": {"text": "<b>20230511</b>"}}, "xaxis3": {"anchor": "y3", "domain": [0.2625, 0.3437], "matches": "x", "title": {"text": "<b>20230703</b>"}}, "xaxis4": {"anchor": "y4", "domain": [0.3937, 0.475], "matches": "x", "title": {"text": "<b>20231106</b>"}}, "xaxis5": {"anchor": "y5", "domain": [0.525, 0.6062], "matches": "x", "title": {"text": "<b>20230505</b>"}}, "xaxis6": {"anchor": "y6", "domain": [0.6562, 0.7375], "matches": "x", "title": {"text": "<b>20230629</b>"}}, "xaxis7": {"anchor": "y7", "domain": [0.7875, 0.8687], "matches": "x", "title": {"text": "<b>20230630</b>"}}, "xaxis8": {"anchor": "y8", "domain": [0.9187, 1.0], "matches": "x", "title": {"text": "<b>20230508</b>"}}, "yaxis": {"anchor": "x", "domain": [0, 1], "gridcolor": "lightgray", "linecolor": "black", "range": [0, 1.05], "showgrid": true, "ticks": "outside", "title": {"text": "R²"}}, "yaxis2": {"anchor": "x2", "domain": [0, 1], "gridcolor": "lightgray", "matches": "y", "range": [0, 1.05], "showgrid": true, "showticklabels": false}, "yaxis3": {"anchor": "x3", "domain": [0, 1], "gridcolor": "lightgray", "matches": "y", "range": [0, 1.05], "showgrid": true, "showticklabels": false}, "yaxis4": {"anchor": "x4", "domain": [0, 1], "gridcolor": "lightgray", "matches": "y", "range": [0, 1.05], "showgrid": true, "showticklabels": false}, "yaxis5": {"anchor": "x5", "domain": [0, 1], "gridcolor": "lightgray", "matches": "y", "range": [0, 1.05], "showgrid": true, "showticklabels": false}, "yaxis6": {"anchor": "x6", "domain": [0, 1], "gridcolor": "lightgray", "matches": "y", "range": [0, 1.05], "showgrid": true, "showticklabels": false}, "yaxis7": {"anchor": "x7", "domain": [0, 1], "gridcolor": "lightgray", "matches": "y", "range": [0, 1.05], "showgrid": true, "showticklabels": false}, "yaxis8": {"anchor": "x8", "domain": [0, 1], "gridcolor": "lightgray", "matches": "y", "range": [0, 1.05], "showgrid": true, "showticklabels": false}}}
